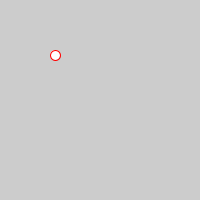
Frame 1 (no input)
Frame 60 (the mouse pressed at the canvas centre just before this capture): identical to frame 1, image omitted
Frame 120 (the mouse held since frame 60 and released just before this capture): identical to frame 1, image omitted

The Processing sketch that drew this single still picture (run headless with seeded random() and noise(); from frame 60 on, the mouse is pressed at the canvas centre):

// Processing sketch: sketch_2k
// ── sketch_2k.pde
int diameter = 10;

void setup() {  
  size(200,200);
  stroke(255,0,0);
  ellipseMode(CORNER);
  ellipse(50,50,diameter,diameter); // make an ellipse
}
 
void draw() {
}
